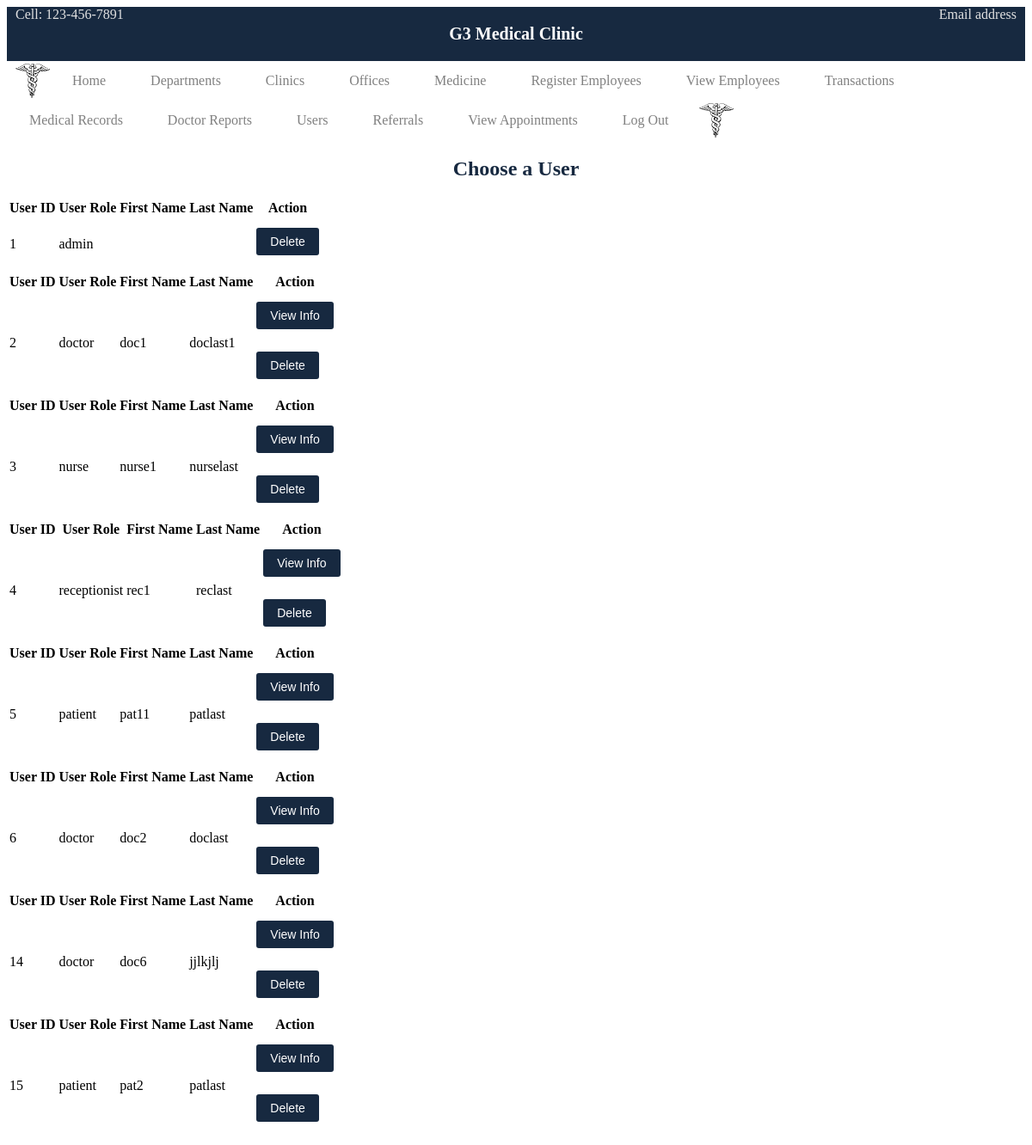
Screenshot of /users.php (signed in) with the database file from the repository.
### tables this page shows
CREATE TABLE `User_Account` (
  `user_ID` int(11) NOT NULL,
  `username` varchar(35) NOT NULL,
  `user_pass` varchar(100) NOT NULL,
  `user_role` varchar(20) NOT NULL DEFAULT 'patient',
  `user_phone_num` varchar(20) NOT NULL,
  `user_email_address` varchar(45) NOT NULL,
  `created_at` datetime NOT NULL DEFAULT current_timestamp(),
  `updated_at` datetime NOT NULL DEFAULT current_timestamp(),
  `deleted_flag` tinyint(1) NOT NULL DEFAULT 0
);

CREATE TABLE `Doctor` (
  `doc_ID` int(11) NOT NULL,
  `ssn` int(11) NOT NULL,
  `dep_num` int(11) NOT NULL DEFAULT 1,
  `f_name` varchar(45) NOT NULL,
  `m_name` varchar(20) DEFAULT NULL,
  `l_name` varchar(45) NOT NULL,
  `address_ID` int(11) NOT NULL,
  `credentials` varchar(45) DEFAULT NULL,
  `sex` char(1) NOT NULL,
  `doc_user` int(11) NOT NULL,
  `deleted_flag` tinyint(1) NOT NULL DEFAULT 0
);

CREATE TABLE `Nurse` (
  `nurse_ID` int(11) NOT NULL,
  `ssn` int(11) NOT NULL,
  `dep_num` int(11) DEFAULT NULL,
  `f_name` varchar(20) NOT NULL,
  `m_name` varchar(20) DEFAULT NULL,
  `l_name` varchar(20) NOT NULL,
  `sex` char(1) NOT NULL,
  `nurse_user` int(11) NOT NULL,
  `registered` tinyint(1) NOT NULL DEFAULT 0,
  `address_ID` int(11) NOT NULL,
  `deleted_flag` tinyint(1) NOT NULL DEFAULT 0
);

CREATE TABLE `Receptionist` (
  `rec_ID` int(11) NOT NULL,
  `ssn` int(11) NOT NULL,
  `f_name` varchar(20) NOT NULL,
  `m_name` varchar(20) DEFAULT NULL,
  `l_name` varchar(20) NOT NULL,
  `sex` char(1) NOT NULL,
  `rec_user` int(11) NOT NULL,
  `address_ID` int(11) NOT NULL,
  `deleted_flag` tinyint(1) NOT NULL DEFAULT 0
);

CREATE TABLE `Patient` (
  `patient_ID` int(11) NOT NULL,
  `ssn` int(11) NOT NULL,
  `f_name` varchar(20) NOT NULL,
  `m_name` varchar(20) DEFAULT NULL,
  `l_name` varchar(20) NOT NULL,
  `sex` char(1) NOT NULL,
  `pat_user` int(11) NOT NULL,
  `address_ID` int(11) NOT NULL,
  `clinic_ID` int(11) NOT NULL,
  `prim_doc_ID` int(11) NOT NULL,
  `deleted_flag` tinyint(1) NOT NULL DEFAULT 0
);

### includes/functions.inc.php (called while the page is built, shortened)
<?php
function getUsers($conn) {
  $sql = "SELECT * FROM User_Account WHERE deleted_flag = false;";
  $stmt = mysqli_stmt_init($conn);
  if (!mysqli_stmt_prepare($stmt, $sql)) {
    header("location: emergencycontact.php?error=getusersfailed");
    exit();
  }
  mysqli_stmt_execute($stmt);
  $result = mysqli_stmt_get_result($stmt);
  return $result;
}
function getUserInfo($conn, $userID, $userRole) {
  $userID = intval($userID);
  if ($userRole === 'patient') {
    $sql = "SELECT * FROM Patient WHERE pat_user = ? AND deleted_flag = false;";
    $stmt = mysqli_stmt_init($conn);
    if (!mysqli_stmt_prepare($stmt, $sql)) {
      header("location: emergencycontact.php?error=getuserinfofailed");
      exit();
    }
    mysqli_stmt_bind_param($stmt, "i", $userID);
    mysqli_stmt_execute($stmt);
    $result = mysqli_stmt_get_result($stmt);
    return $result;
  }
  else if ($userRole === 'doctor') {
    $sql = "SELECT * FROM doctor WHERE doc_user = ? AND deleted_flag = false;";
    $stmt = mysqli_stmt_init($conn);
    if (!mysqli_stmt_prepare($stmt, $sql)) {
      header("location: emergencycontact.php?error=getuserinfofailed");
      exit();
    }
    mysqli_stmt_bind_param($stmt, "i", $userID);
    mysqli_stmt_execute($stmt);
    $result = mysqli_stmt_get_result($stmt);
    return $result;
  }
  else if ($userRole === 'nurse') {
    $sql = "SELECT * FROM Nurse WHERE nurse_user = ? AND deleted_flag = false;";
    $stmt = mysqli_stmt_init($conn);
    if (!mysqli_stmt_prepare($stmt, $sql)) {
      header("location: emergencycontact.php?error=getuserinfofailed");
      exit();
    }
    mysqli_stmt_bind_param($stmt, "i", $userID);
    mysqli_stmt_execute($stmt);
    $result = mysqli_stmt_get_result($stmt);
    return $result;
  }
  else if ($userRole === 'receptionist') {
    $sql = "SELECT * FROM Receptionist WHERE rec_user = ? AND deleted_flag = false;";
    $stmt = mysqli_stmt_init($conn);
    if (!mysqli_stmt_prepare($stmt, $sql)) {
      header("location: emergencycontact.php?error=getuserinfofailed");
      exit();
    }
    mysqli_stmt_bind_param($stmt, "i", $userID);
    mysqli_stmt_execute($stmt);
    $result = mysqli_stmt_get_result($stmt);
    return $result;
  }
  else if ($userRole === 'admin') {
    $sql = "SELECT * FROM User_Account WHERE user_ID = ? AND deleted_flag = false;";
    $stmt = mysqli_stmt_init($conn);
    if (!mysqli_stmt_prepare($stmt, $sql)) {
      header("location: emergencycontact.php?error=getuserinfofailed");
      exit();
    }
    mysqli_stmt_bind_param($stmt, "i", $userID);
    mysqli_stmt_execute($stmt);
    $result = mysqli_stmt_get_result($stmt);
    return $result;
  }
}

### users.php (the view, shortened to what this page needs)
<?php
  include_once 'header.php';
  require_once 'includes/dbh.inc.php';
  require_once 'includes/functions.inc.php';
  if ($_SESSION["userRole"] === 'admin') {
    $result = getUsers($conn);
  }
  else {
    header("location: index.php");
    exit();
  }
?>
<div class='choose-user'>
  <h2>Choose a User</h2>
  <?php
    while ($row = mysqli_fetch_assoc($result)) {
      $userID = $row["user_ID"];
      $userRole = $row["user_role"];
      $result2 = getUserInfo($conn, $userID, $userRole);
      if ($result2 !== 'admin') {
        $row2 = mysqli_fetch_assoc($result2);
        $fname = $row2["f_name"];
        $lname = $row2["l_name"];
      }
  ?>
  <table>
    <tr>
      <th>User ID</th>
      <th>User Role</th>
      <th>First Name</th>
      <th>Last Name</th>
      <th>Action</th>
    </tr>
    <tr>
      <td><?php echo $userID?></td>
      <td><?php echo $userRole?></td>
      <td><?php echo $fname?></td>
      <td><?php echo $lname?></td>
      <td>
      <?php if ($_SESSION["userRole"] === 'admin') {
        if ($userRole !== 'admin') {
      ?>
        <form action='/medical-clinic/viewinfo.php' method='post'>
          <div class='submit-btn'>
            <button type='submit' name='submit'>View Info</button>
          </div>
        </form>
      <?php
        }
      ?>
        <form action='/medical-clinic/delete.php' method='post'>
          <div class='submit-btn'>
            <button type='submit' name='submit'>Delete</button>
          </div>
        </form>
      <?php }?>
      </td>
    </tr>
  </table>
</div>
<?php
    }
  include_once 'footer.php';
?>

### rows the page displays
user_account: user_ID "1", user_role "admin"
user_account: user_ID "2", user_role "doctor", doctor.f_name "doc1", doctor.l_name "doclast1"
user_account: user_ID "3", user_role "nurse", nurse.f_name "nurse1", nurse.l_name "nurselast"
user_account: user_ID "4", user_role "receptionist", receptionist.f_name "rec1", receptionist.l_name "reclast"
user_account: user_ID "5", user_role "patient", patient.f_name "pat11", patient.l_name "patlast"
user_account: user_ID "6", user_role "doctor", doctor.f_name "doc2", doctor.l_name "doclast"
user_account: user_ID "14", user_role "doctor", doctor.f_name "doc6", doctor.l_name "jjlkjlj"
user_account: user_ID "15", user_role "patient", patient.f_name "pat2", patient.l_name "patlast"
